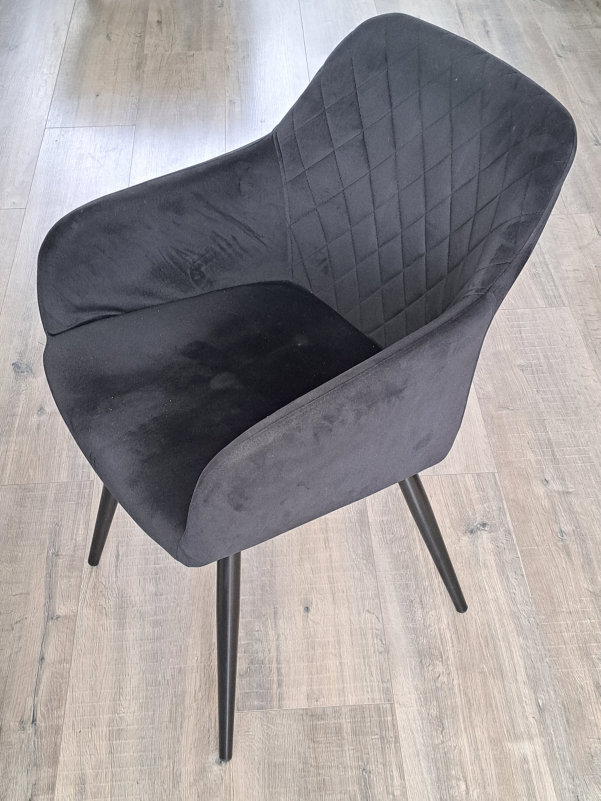
#> input picture Feature Detection/ORB/chair.jpg, 1801 x 2401 px (shown at 1/3 size)
$ jupyter execute ORB.ipynb
#> lines starting #> are read from the running program, lines starting #| are printed output that depends on the picture; after the words box and inside, x2 and y2 are one past the last pixel; in counts of white or black regions, pixels touching at a corner belong together
# ORB (Oriented FAST and Rotated BRIEF)

[cell 1]
import os
import cv2 as cv
import numpy as np
import matplotlib.pyplot as plt

path = './chair.jpg'

img = cv.imread(path)
#> img is the input picture: shape (2401, 1801, 3); mean B, G, R 149.8, 148.3, 152.7
img = cv.resize(img, None, fx = 0.3, fy = 0.3)
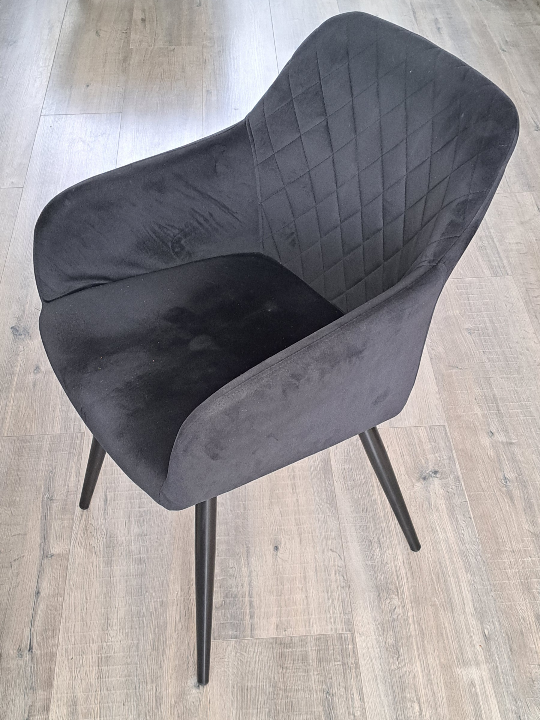
#> img: shape (720, 540, 3); mean B, G, R 149.7, 148.2, 152.6
img_rgb = cv.cvtColor(img, cv.COLOR_BGR2RGB)
img_gray = cv.cvtColor(img, cv.COLOR_BGR2GRAY)
val, img_bin = cv.threshold(img_gray, 130, 255, cv.THRESH_BINARY)
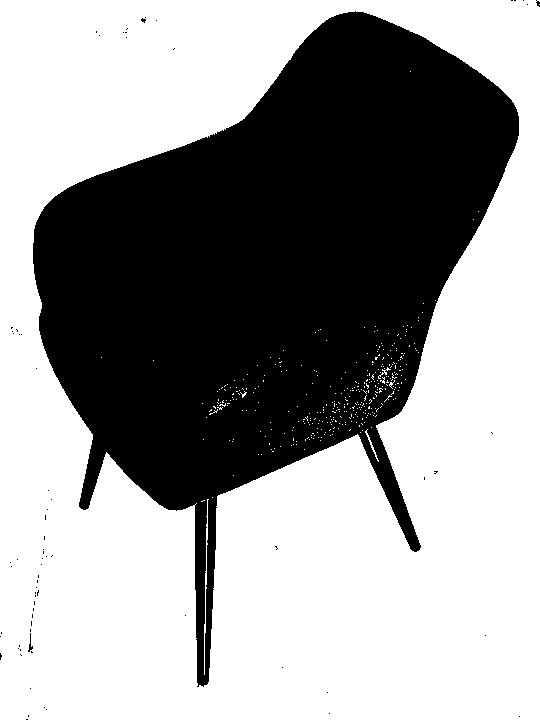
#> img_bin: shape (720, 540); 60% white; 72 black regions (70 under 20 px), largest, box (x1, y1, x2, y2) and area: (33, 11, 519, 687) 155174, (28, 633, 33, 652) 33

# prepare rotation
height = img_bin.shape[0]
#> height = 720
width = img_bin.shape[1]
#> width = 540
center = (int(height / 2) , int(width / 2))
#> center = (360, 270)
scale = 0.7

# rotate and scale image
M = cv.getRotationMatrix2D(center, -25, scale)
rotated = cv.warpAffine(img_bin, M, img_bin.shape)
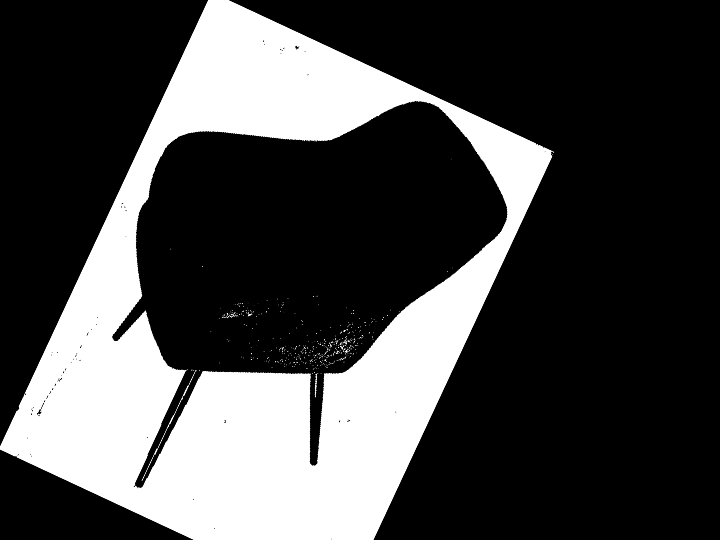
#> rotated: shape (540, 720); min 0, max 255, mean 70.9


plt.figure()
plt.subplot(121)
plt.imshow(img_bin, cmap = 'gray')
plt.subplot(122)
plt.imshow(rotated, cmap = 'gray')

plt.show()
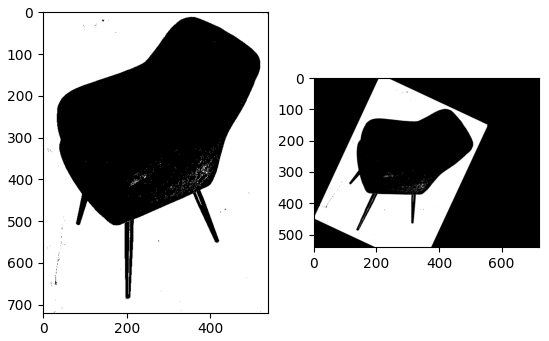
#> figure drawn by matplotlib, 2 panels

[cell 2]
# create, detect, compute keypoints and its desprictors, then display result

max_features = 200
orb = cv.ORB_create(max_features)
keypoints1, descriptors1 = orb.detectAndCompute(img_bin, None)
#> keypoints1 = 200 keypoints; strongest (x, y, size): (386, 372, 31), (386, 382, 31), (383, 378, 31), (385, 374, 31)
keypoints2, descriptors2 = orb.detectAndCompute(rotated, None)
#> keypoints2 = 200 keypoints; strongest (x, y, size): (312, 462, 44.6), (314, 464, 31), (325, 374, 37.2), (115, 340, 31)

gray_kp = cv.drawKeypoints(img_bin, keypoints1, None, flags = cv.DRAW_MATCHES_FLAGS_DRAW_RICH_KEYPOINTS)
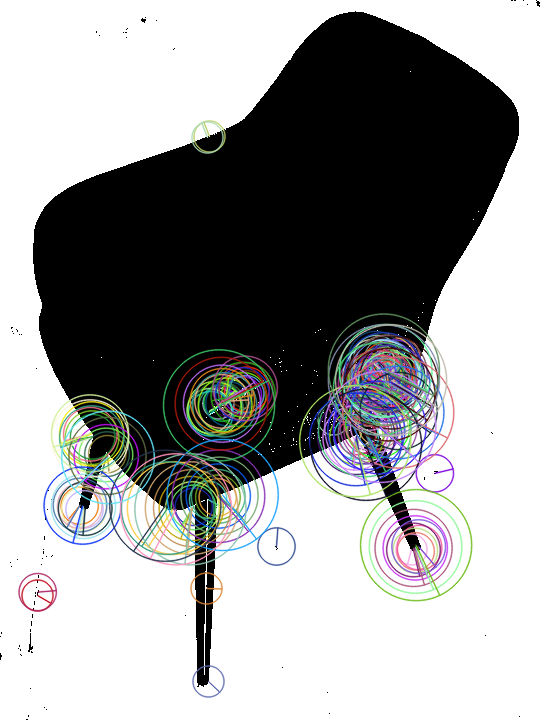
#> gray_kp: shape (720, 540, 3); mean of channels 0, 1, 2 154.5, 154.2, 153.8; drawn as B, G, R
rotated_kp = cv.drawKeypoints(rotated, keypoints2, None, flags = cv.DRAW_MATCHES_FLAGS_DRAW_RICH_KEYPOINTS)
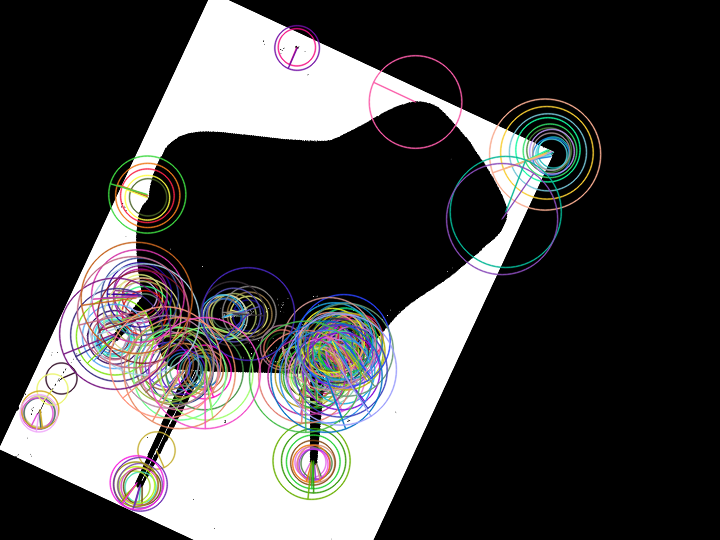
#> rotated_kp: shape (540, 720, 3); mean of channels 0, 1, 2 70.6, 70.6, 71.3; drawn as B, G, R

plt.figure()
plt.subplot(121)
plt.imshow(gray_kp)
plt.subplot(122)
plt.imshow(rotated_kp)

plt.show()

[cell 3]
# match keypoints
kp_matcher = cv.DescriptorMatcher_create(cv.DESCRIPTOR_MATCHER_BRUTEFORCE_HAMMING)

# create list
kp_matches = list(kp_matcher.match(descriptors1, descriptors2, None))
#> kp_matches = 200 matches

kp_matches.sort(key=lambda x: x.distance, reverse=False)

numGoodMatches = int(len(kp_matches) * 0.05)            # use the top 5% of the matches as good matches
#> numGoodMatches = 10
matches = kp_matches[:numGoodMatches]
#> matches = 10 matches

# draw the top 5% matches
image = cv.drawMatches(img_bin, keypoints1, rotated, keypoints2, matches, None)
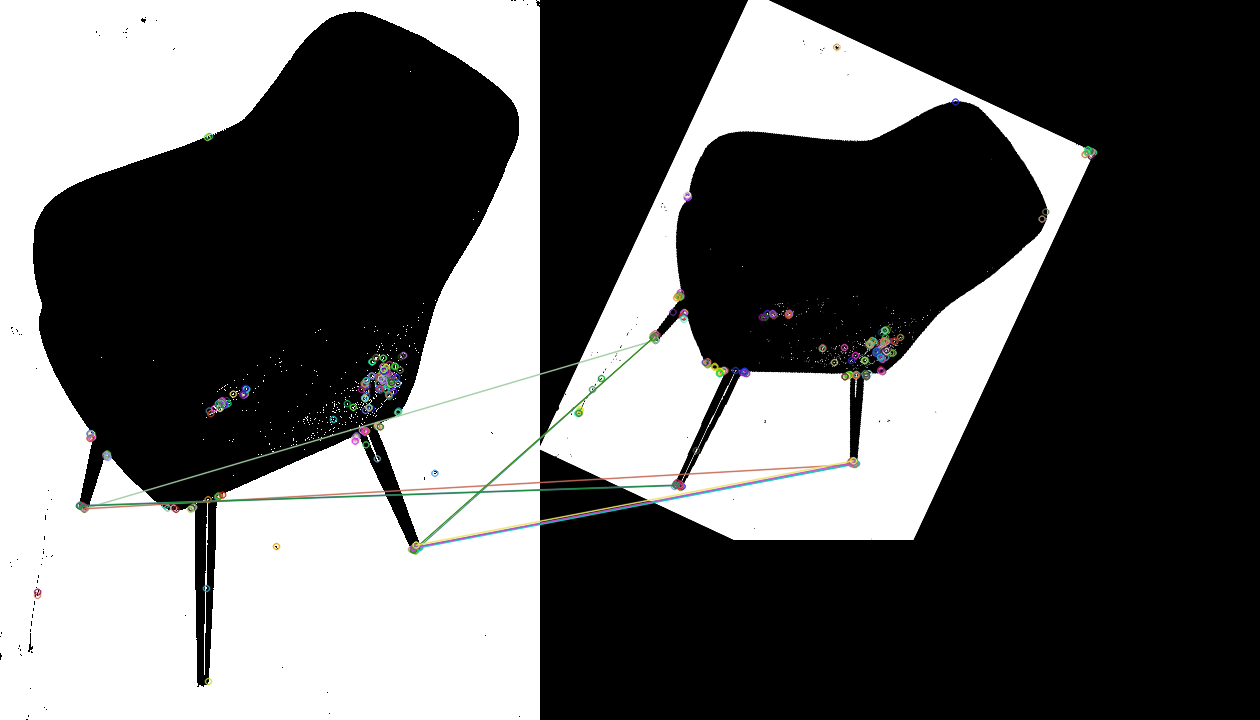
#> image: shape (720, 1260, 3); mean of channels 0, 1, 2 95.8, 96, 95.9; drawn as B, G, R

plt.figure(figsize=(30, 30))
plt.imshow(image)
plt.show()
